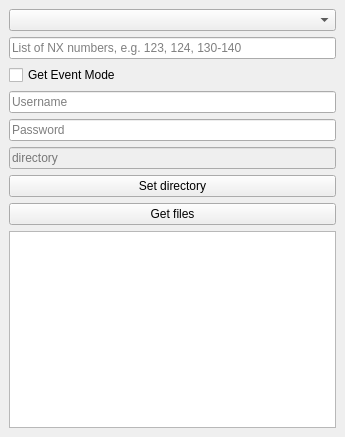
<?xml version="1.0" encoding="UTF-8"?>
<ui version="4.0">
 <class>MainWindow</class>
 <widget class="QMainWindow" name="MainWindow">
  <property name="geometry">
   <rect>
    <x>0</x>
    <y>0</y>
    <width>345</width>
    <height>437</height>
   </rect>
  </property>
  <property name="windowTitle">
   <string>NeXus Get</string>
  </property>
  <widget class="QWidget" name="centralwidget">
   <layout class="QGridLayout" name="gridLayout">
    <item row="4" column="0">
     <widget class="QLineEdit" name="username">
      <property name="placeholderText">
       <string>Username</string>
      </property>
     </widget>
    </item>
    <item row="2" column="0">
     <widget class="QLineEdit" name="filenumbers">
      <property name="placeholderText">
       <string>List of NX numbers, e.g. 123, 124, 130-140</string>
      </property>
     </widget>
    </item>
    <item row="8" column="0">
     <widget class="QPushButton" name="getfiles">
      <property name="text">
       <string>Get files</string>
      </property>
     </widget>
    </item>
    <item row="5" column="0">
     <widget class="QLineEdit" name="password">
      <property name="placeholderText">
       <string>Password</string>
      </property>
     </widget>
    </item>
    <item row="7" column="0">
     <widget class="QPushButton" name="setdirectory">
      <property name="text">
       <string>Set directory</string>
      </property>
     </widget>
    </item>
    <item row="1" column="0">
     <widget class="QComboBox" name="animal"/>
    </item>
    <item row="3" column="0">
     <widget class="QCheckBox" name="checkBox">
      <property name="text">
       <string>Get Event Mode</string>
      </property>
     </widget>
    </item>
    <item row="6" column="0">
     <widget class="QLineEdit" name="directory">
      <property name="enabled">
       <bool>false</bool>
      </property>
      <property name="placeholderText">
       <string>directory</string>
      </property>
     </widget>
    </item>
    <item row="9" column="0">
     <widget class="QPlainTextEdit" name="history"/>
    </item>
   </layout>
  </widget>
  <widget class="QMenuBar" name="menubar">
   <property name="geometry">
    <rect>
     <x>0</x>
     <y>0</y>
     <width>345</width>
     <height>22</height>
    </rect>
   </property>
  </widget>
 </widget>
 <tabstops>
  <tabstop>animal</tabstop>
  <tabstop>filenumbers</tabstop>
  <tabstop>checkBox</tabstop>
  <tabstop>username</tabstop>
  <tabstop>password</tabstop>
  <tabstop>directory</tabstop>
  <tabstop>setdirectory</tabstop>
  <tabstop>getfiles</tabstop>
 </tabstops>
 <resources/>
 <connections/>
</ui>
